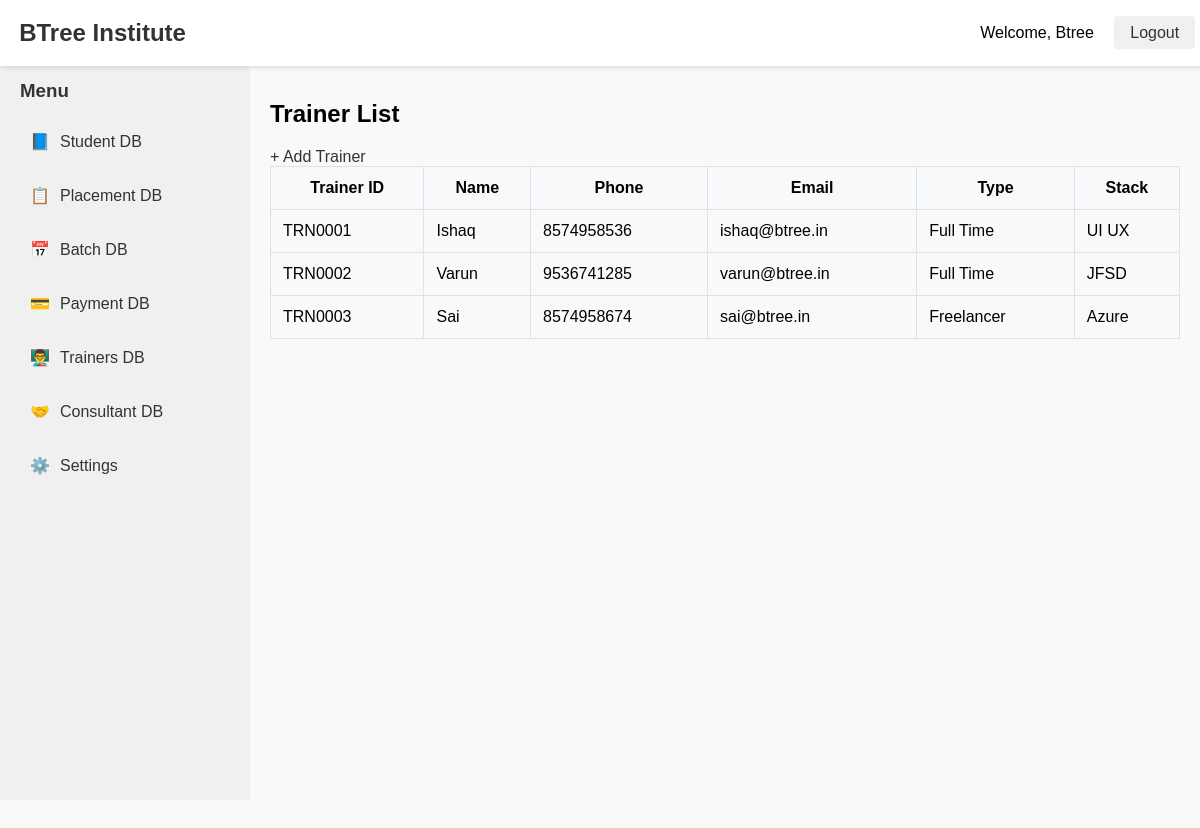
Before: /trainers/ (signed in) with the older database file.
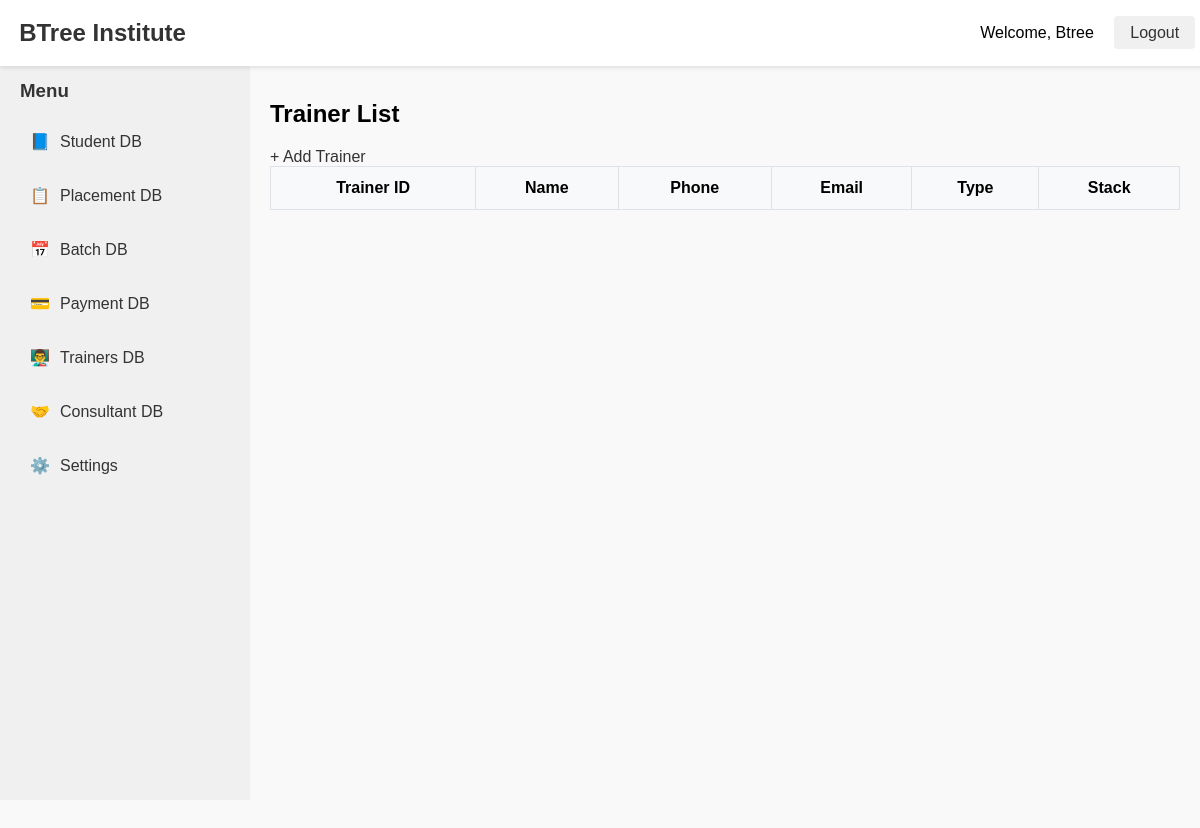
After: the same page with the newer database file.
### trainersdb/models.py (models this page shows, shortened)
class Trainer(models.Model):
    TRAINER_TYPE_CHOICES = [
        ('FT', 'Full Time'),
        ('FL', 'Freelancer'),
    ]
    trainer_id = models.CharField(max_length=10, unique=True, blank=True)
    name = models.CharField(max_length=100)
    phone = models.CharField(max_length=15)
    email = models.EmailField()
    trainer_type = models.CharField(max_length=2, choices=TRAINER_TYPE_CHOICES)
    stack = models.CharField(max_length=200)

### trainersdb/views.py (the view)
# urls.py: path('', trainer_list, name='trainer_list'),
def trainer_list(request):
    trainers = Trainer.objects.all()
    return render(request, 'trainersdb/trainer_list.html', {'trainers': trainers})

### templates/trainersdb/trainer_list.html
{% extends "base.html" %}
{% block content %}
<h2>Trainer List</h2>
<a href="{% url 'create_trainer' %}">+ Add Trainer</a>
<table border="1" cellpadding="5" cellspacing="0">
    <tr>
        <th>Trainer ID</th>
        <th>Name</th>
        <th>Phone</th>
        <th>Email</th>
        <th>Type</th>
        <th>Stack</th>
    </tr>
    {% for trainer in trainers %}
    <tr>
        <td>{{ trainer.trainer_id }}</td>
        <td>{{ trainer.name }}</td>
        <td>{{ trainer.phone }}</td>
        <td>{{ trainer.email }}</td>
        <td>{{ trainer.get_trainer_type_display }}</td>
        <td>{{ trainer.stack }}</td>
    </tr>
    {% endfor %}
</table>
{% endblock %}

Changed rows visible on the page:
removed Trainer: trainer_id "TRN0001", name "Ishaq", phone "8574958536", email "ishaq@btree.in", trainer_type "Full Time", stack "UI UX"
removed Trainer: trainer_id "TRN0002", name "Varun", phone "9536741285", email "varun@btree.in", trainer_type "Full Time", stack "JFSD"
removed Trainer: trainer_id "TRN0003", name "Sai", phone "8574958674", email "sai@btree.in", trainer_type "Freelancer", stack "Azure"
